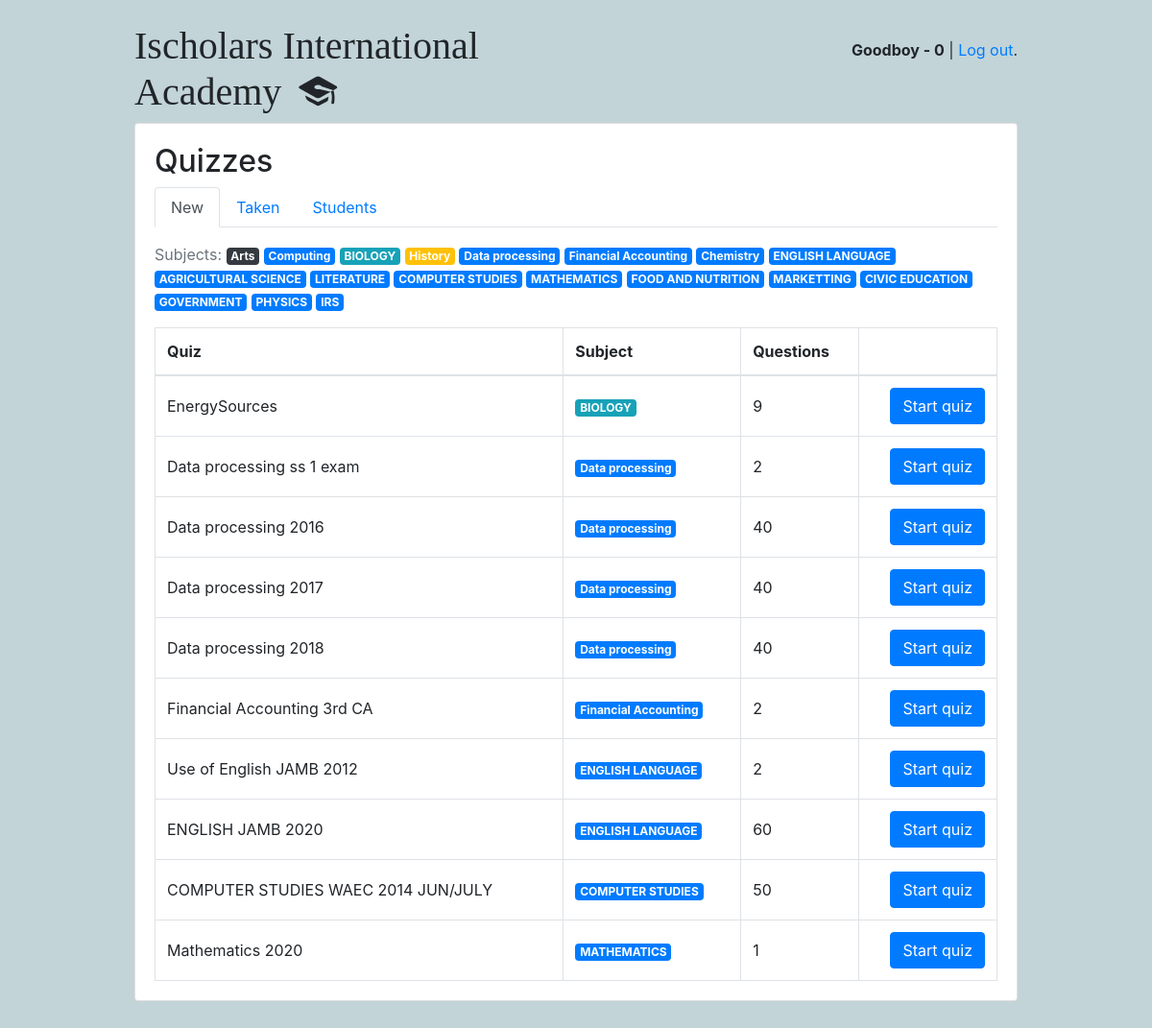
Before: /students/ (signed in) with the older database file.
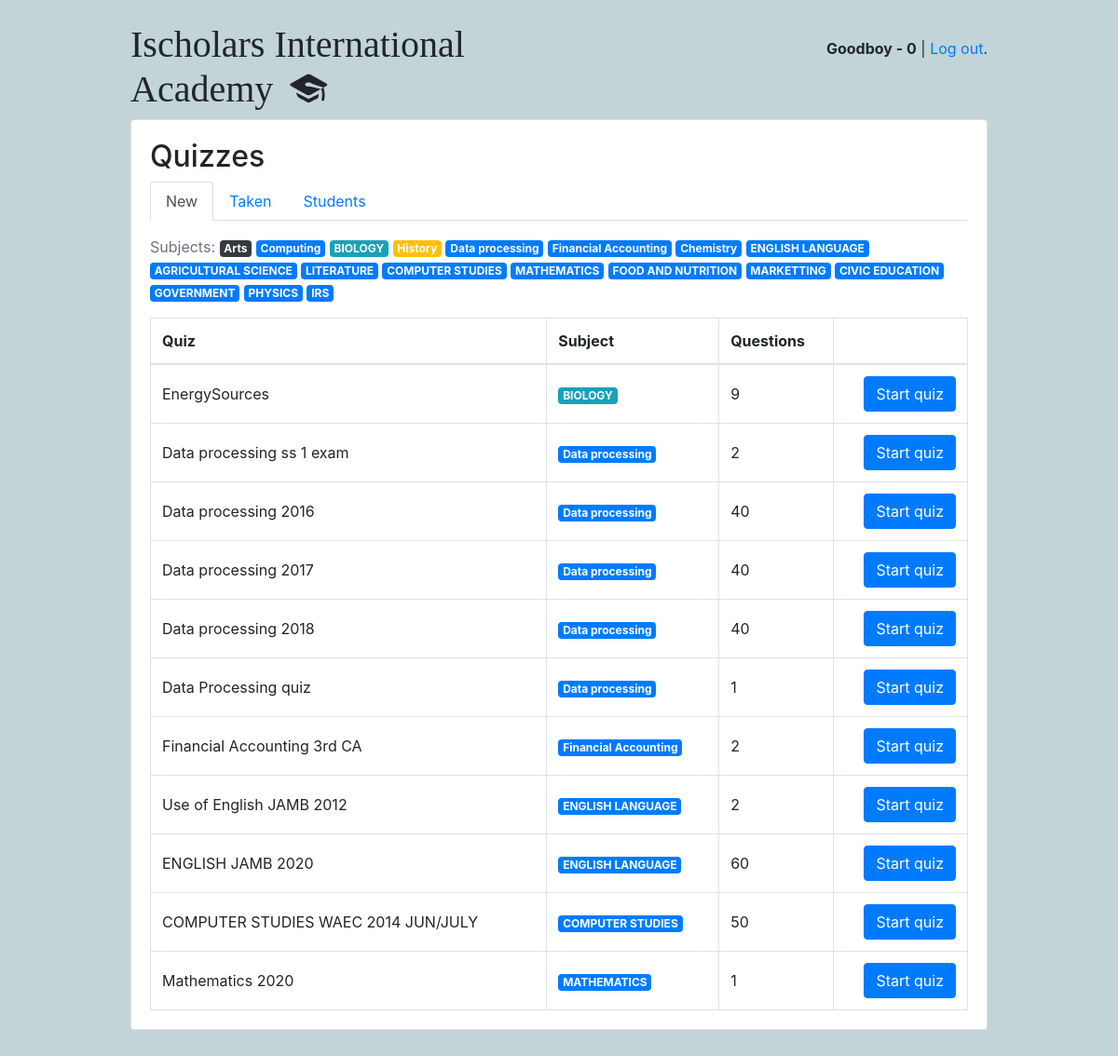
After: the same page with the newer database file.
### classroom/models.py (models this page shows, shortened)
class Subject(models.Model):
    name = models.CharField(max_length=30)
    color = models.CharField(max_length=7, default='#007bff')
    def get_html_badge(self):
        name = escape(self.name)
        color = escape(self.color)
        html = '<span class="badge badge-primary" style="background-color: %s">%s</span>' % (color, name)
        return mark_safe(html)

class Quiz(models.Model):
    owner = models.ForeignKey(User, on_delete=models.CASCADE, related_name='quizzes')
    name = models.CharField(max_length=255)
    subject = models.ForeignKey(Subject, on_delete=models.CASCADE, related_name='quizzes')
    instructions = HTMLField(null = True,blank=True)
    passage = HTMLField(null = True,blank=True)

### classroom/views/students.py (the view)
# urls.py: path('', students.QuizListView.as_view(), name='quiz_list'),
@method_decorator([login_required, student_required], name='dispatch')
class QuizListView(ListView):
    model = Quiz
    ordering = ('name', )
    context_object_name = 'quizzes'
    template_name = 'classroom/students/quiz_list.html'
    def get_queryset(self):
        student = self.request.user.student
        taken_quizzes = student.quizzes.values_list('pk', flat=True)
        queryset = Quiz.objects.exclude(pk__in=taken_quizzes) \
            .annotate(questions_count=Count('questions')) \
            .filter(questions_count__gt=0)
        return queryset
    def get_context_data(self, **kwargs):
        context = super().get_context_data(**kwargs)
        context['student_subjects'] = Subject.objects.all()
        return context

### classroom/templates/classroom/students/quiz_list.html (shortened to what this page needs)
{% extends 'base.html' %}
{% load static %}
{% block css %}
<link rel="stylesheet" type="text/css" href="{% static 'datatables/dataTables.bootstrap4.min.css' %}">
{% endblock %}
{% block content %}
  {% include 'classroom/students/_header.html' with active='new' %}
  <p class="text-muted">
    Subjects:{% for subject in student_subjects %} {{ subject.get_html_badge }}{% endfor %}
  </p>
  <table class="table table-bordered mb-0" id="tb_quizlist" >
    <thead>
      <tr>
        <th>Quiz</th>
        <th class="d-none d-sm-table-cell">Subject</th>
        <th class="d-none d-sm-table-cell">Questions</th>
        <th></th>
      </tr>
    </thead>
    <tbody>
      {% for quiz in quizzes %}
        <tr{% if quiz.subject.id in student_subjects %} style="background: #fdf7e3"{%endif%}>
          <td class="align-middle">{{ quiz.name }}</td>
          <td class="align-middle d-none d-sm-table-cell">{{ quiz.subject.get_html_badge }}</td>
          <td class="align-middle d-none d-sm-table-cell">{{ quiz.questions_count }}</td>
          <td class="text-right" data-orderable="false">
            <a href="{% url 'students:take_quiz' quiz.pk %}" class="btn btn-primary">Start quiz</a>
          </td>
        </tr>
      {% empty %}
        <tr>
          <td class="bg-light text-center font-italic" colspan="4">No quiz matching your interests right now.</td>
        </tr>
      {% endfor %}
    </tbody>
  </table>
{% endblock %}

Changed rows visible on the page:
added Quiz: name "Data Processing quiz", subject.get_html_badge "Data processing", questions_count "1"
